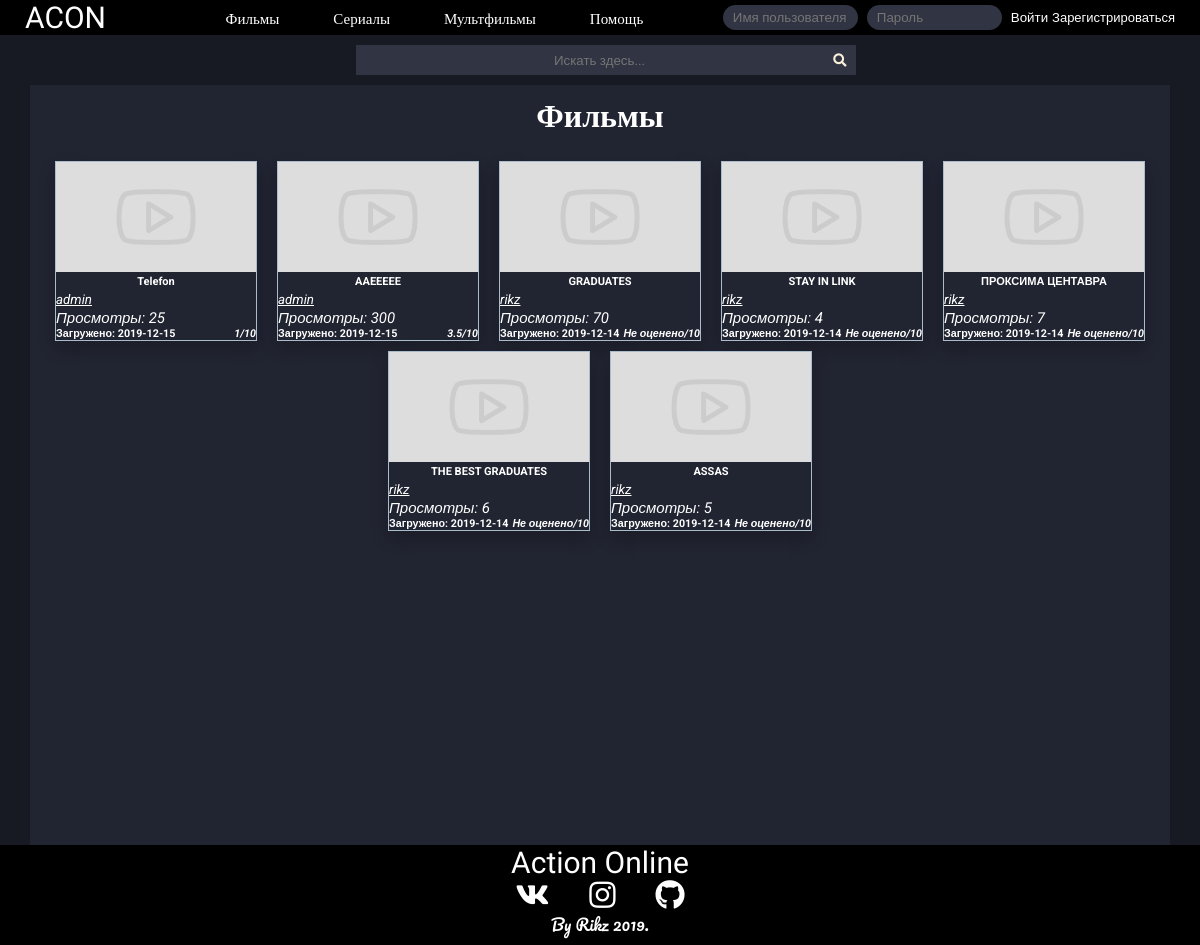
/films, run on an earlier commit of the app's database.
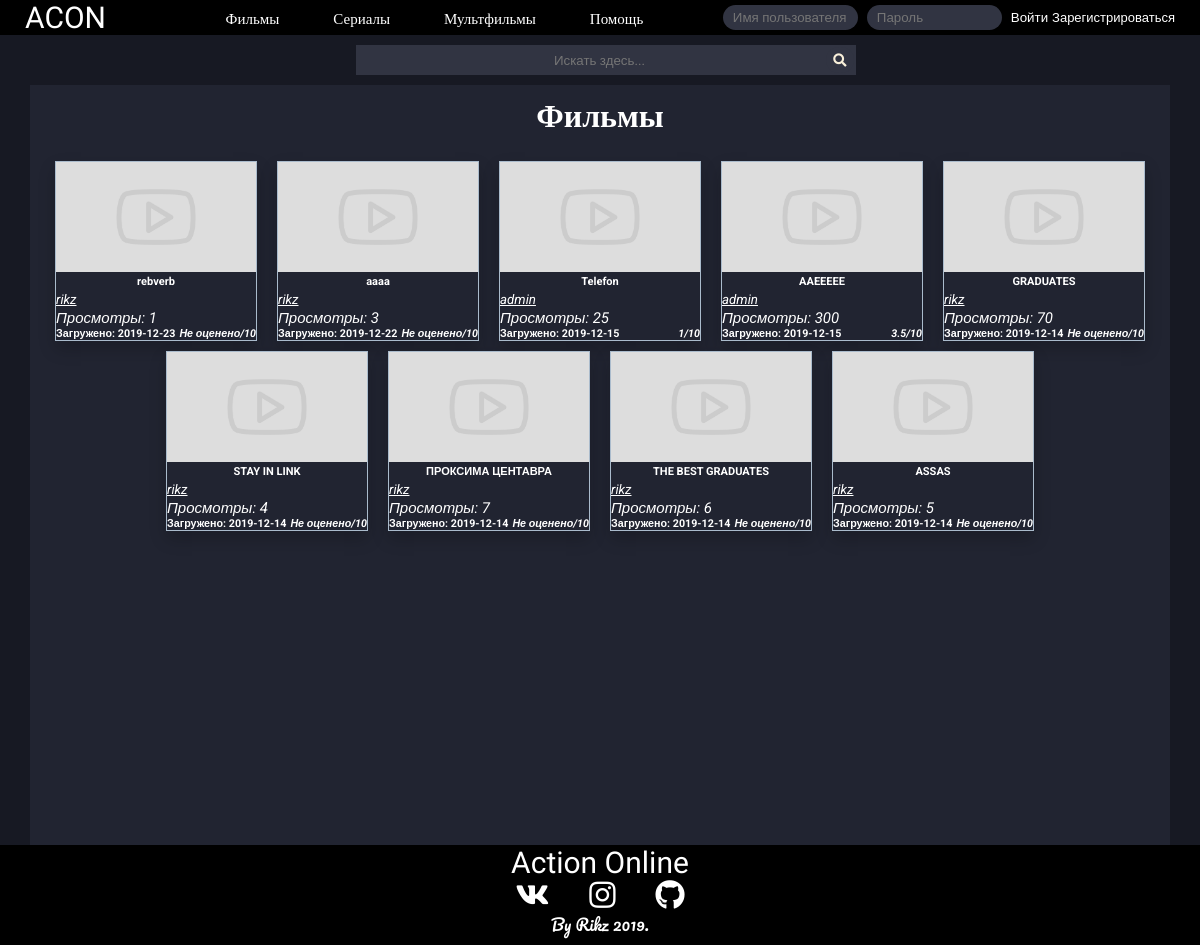
And on a later commit of the database.
### tables this page shows
CREATE TABLE `files` (
  `id` int(11) UNSIGNED NOT NULL,
  `title` varchar(250) NOT NULL,
  `description` text DEFAULT NULL,
  `preview` varchar(500) DEFAULT NULL,
  `location` varchar(500) NOT NULL,
  `author` varchar(200) DEFAULT NULL,
  `main_genre` int(11) UNSIGNED NOT NULL DEFAULT 1,
  `creator` int(11) UNSIGNED NOT NULL,
  `upload_date` date NOT NULL,
  `views` int(15) UNSIGNED DEFAULT NULL,
  `middle_rating` float UNSIGNED NOT NULL DEFAULT 0,
  `showing` int(10) UNSIGNED NOT NULL,
  `moderating` int(11) UNSIGNED NOT NULL
);

### lib/mainFunctions.php (the view, shortened to what this page needs)
<?php
  function NameByid($id = 0) {
    if (!$id) {
      return ;
    }
    else {
      require "lib/db.php";
      $query = "SELECT username FROM `users` WHERE id = ? LIMIT 1";
      $stmt = mysqli_prepare($dbc,$query);
      mysqli_stmt_bind_param($stmt, 'i', $id);
      mysqli_stmt_execute($stmt);
      mysqli_stmt_bind_result($stmt,$user);
      return $user;
    }
  }
  function accountButton($id,$text = '') {
    return "<button type='submit' id='idNameButton' name='user_link' value=".$id.">".$text."<i class='line_under'>".NameByid($id)."</i></button>";
  }
  function draw_video($query = 0, $showmoderating = 0, $limit = -1) {
	if ($query) {
		require "lib/db.php";
		$data = mysqli_query($dbc,$query);
		$info = mysqli_fetch_assoc($data);
		echo "<div class='videos'>";
		$counter = 0;
		while ($info) {
			if ((!$info['moderating']) || ($info['moderating'] && $showmoderating == 1)) {
				if (!$info['preview'] || !file_exists($info['preview'])) {
					$info['preview'] = "images\\vid_paceholder.jpg";
				}
				if (!$info['middle_rating']) {
					$info['middle_rating'] = "Не оценено";
				}
		        if ($info['showing'] == 0 && $info['showing'] != NULL) {
		          echo "
		            <div class='video' style='border: 3px #615f57 solid;'>";
		        }
		        else{
		          echo "
		            <div class='video'>";
		        }
				echo "
		        	<form method='GET' action='watch'>
		            <button class='videoButton' name='vid' value=".$info['id']."><img class='videoPreview' src=".$info['preview'].">
		            <h5>".$info['title']."</h5>
		            </button></form>
		            <form method='GET' action='account'>
		            <p>".accountButton($info['creator'])."</p>
		            </form>
		            <i id='homeViews'>Просмотры: ".$info['views']."</i>
		            <h6 id='homeAddInfo'>Загружено: ".$info['upload_date']."<i>".$info['middle_rating']."/10</i></h6>
		        </div>";
		        $counter++;
		    }
		    elseif ($counter == 0) {
		    	echo "<p id='about'>Извините,сейчас тут ничего нет.</p>";
		    }
		    $info = mysqli_fetch_assoc($data);
		}
		echo "</div>";
	}
}
?>

### blocks/header.php (shortened to what this page needs)
<?php
  require "lib/db.php";
  require "lib/mainFunctions.php";
?>
<!DOCTYPE html>
<html lang="en">
<head>
    <link rel="stylesheet" href="../style/style.css">
    <link href="../style/fontawesome/css/all.css" rel="stylesheet">
</head>
<body>
  <header>
      <div id=headWrapper>
             <a href="home" id=LOGO>ACON</a>
         <div class="links">
              <a href="films" class="topLinks">Фильмы</a>
              <a href="serials" class="topLinks">Сериалы</a>
              <a href="mults" class="topLinks">Мультфильмы</a>
              <a href="#" class="topLinks">Помощь</a>
         </div>
             <?php if (!$_SESSION['user_id']) {
                  ?>
                    <form method="POST" id="loginForm">
                      <input type="text" name="username" placeholder="Имя пользователя" class="loginInputs" maxlength="30">
                      <input type="password" name="password" placeholder="Пароль" class="loginInputs" maxlength="60">
                      <input type="submit" name="submit" value="Войти" class="loginButton">
                      <a href="register" name="register" class="loginButton" id="registerButton">Зарегистрироваться</a>
                    </form>
                  <?php
                }
              ?>
      </div>
  </header>
      <div id=wrapper>
          <form action="search" method="GET" id=search>
            <input name="search" placeholder="Искать здесь..." type="search" id="searchinput">
            <button type="submit" id="searchbutton" name="search_query" value="1" ><i class="fas fa-search" id="searchsymbol"></i></button>
          </form>
        <content>
            <div class="container">

### index.php (shortened to what this page needs)
<?php
$url = $_GET['url'];
require 'blocks/header.php';
switch ($url) {
	case 'films':
		require 'blocks/film.php';
		break;
}
require 'blocks/footer.php';
?>

### blocks/film.php (shortened to what this page needs)
<p id="flex_center"><?php accountButton(1); ?></p>
<h1 id='about'>Фильмы</h1>
	<div class="videos">
		<?php
		$query = "SELECT * FROM `files` WHERE showing = 1 AND main_genre = 1 ORDER BY `files`.`upload_date` DESC ";
		draw_video($query);
		?>
	</div>

### blocks/footer.php
                <div id='placeholder'></div>
            </div>
        </content>
    </div>
<footer>
        <a href="home" id=LOGO>Action Online</a>
        <div class="social">
        <a href="https://vk.com/id216991133"><i class="fab fa-vk" id="vk"></i></a>
        <a href="https://www.instagram.com/rikziam/"><i class="fab fa-instagram" id="vk"></i></a>
        <a href="https://github.com/Amrikz"><i class="fab fa-github" id="vk"></i></a>
        </div>
        <p id=about>By Rikz 2019.</p>
    </footer>
</body>
</html>

### style/style.css (style rules this page uses)
* { margin: 0; padding: 0; font-family: 'Roboto', sans-serif; }
html, body { height:100%; }
body { background-color: #171923; color: white; }
#wrapper { margin: 0 auto; max-width: 1200px; padding: 0 30px; }
header { background-color: black; width: 100%; min-height: 35px; }
#headWrapper { display: flex; justify-content:space-between; align-items: center; max-width: 1280px; margin: 0 auto; padding: 0 25px; background-color: black; }
#LOGO { color: white; text-decoration: none; font-size: 30px; font-family: 'Raleway', sans-serif; }
.links { margin-right: 10px; }
.topLinks { color: white; text-decoration: none; font-size: 15px; font-family: 'Pacifico', cursive; margin-left: 50px; }
.loginInputs { height: 25px; width: 125px; max-width: 200px; background-color: #313442; border: none; margin-right: 5px; color: white; border-radius: 20px; padding-left: 10px; }
.loginButton { cursor: pointer; background-color: black; border: none; color: white; height: 26px; text-decoration: none; }
#registerButton { font-size: 13px; }
#searchinput { text-align: center; color: white; height: 30px; width: 500px; background-color: #313442; border: none; }
#searchbutton { border: none; height: 26px; width: 28px; position: relative; top: 2px; right: 30px; cursor: pointer; background-color: #313442; border-radius: 20px; }
#searchbutton:before { font-size: 16px; color: #F9F0DA; }
#searchsymbol { color: #F9F0DA; }
form#search { display: flex; justify-content: center; margin-top: 10px; margin-left: 40px; }
content .container { background-color: #212431; min-height: 95vh; color: white; position: relative; top: 10px; }
.videos { display: flex; flex-wrap: wrap; justify-content: center; margin-top: 10px; }
.video { margin: 0 10px 10px 10px; margin-bottom: 10px; max-width: 200px; box-shadow: 0px 8px 16px 0px rgba(0,0,0,0.2); border: 1px #abc solid; }
#homeViews { font-size: 15px; }
#homeAddInfo { display: flex; flex-wrap: wrap; justify-content: space-between; align-items: flex-end; }
.videoPreview { width: 200px; height: 110px; }
.videoButton { cursor: pointer; border: none; color: white; background-color: #212431; }
footer { background-color: black; width: 100%; min-height: 100px; margin-top: 10px; }
footer #LOGO { display: flex; justify-content: center; }
#placeholder { width: 100%; height: 20px; }
.social { display: flex; justify-content: center; }
#vk { color: white; font-size: 30px; margin: 0 20px; }
.line_under { text-decoration: underline; }
#about { margin-bottom: 0; display: flex; justify-content: center; color: white; text-decoration: none; font-family: 'Pacifico', cursive; }
#idNameButton { cursor: pointer; border: none; color: white; background-color: #212431; }

What changed in the data, as far as the page shows it:
added files: $info['id'] 65 (drawn), moderating 0 (drawn), title "rebverb", id "rikz", views "1", upload_date "2019-12-23", middle_rating "Не оценено"
added files: $info['id'] 55 (drawn), moderating 0 (drawn), title "aaaa", $id 1 (drawn), id "rikz", views "3", upload_date "2019-12-22", middle_rating "Не оценено"
